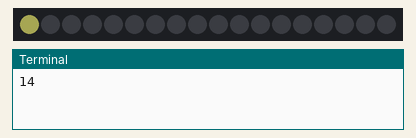
A program run on a simulated Raspberry Pi (BCM pin numbers). Parts: 18 RGB LEDs in strip order, left to right, the last lines printed to the terminal. Dim RGB values are drawn brighter than linear. At 3.4 s the program stops and its outputs stay as they are.

Above: at 0.01 s.
At 0.36 s:
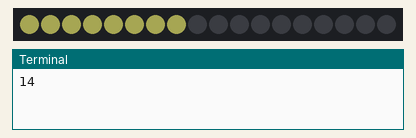
At 0.72 s:
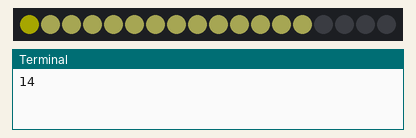
At 1.4 s:
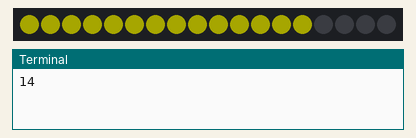
At 2.64 s:
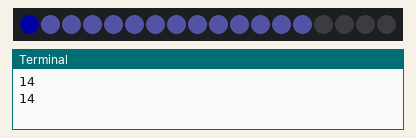
At 3.4 s:
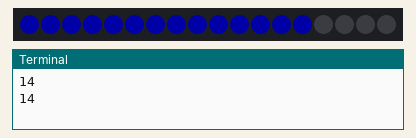

The program:

pixelmeup.py
```python
import board
import neopixel

#https://learn.adafruit.com/neopixels-on-raspberry-pi/python-usage
pixels = neopixel.NeoPixel(board.D18, 18)
from time import sleep


# thanks to Adam Luchjenbroers for this mapping https://stackoverflow.com/a/1969274
def translate(value, leftMin, leftMax, rightMin, rightMax):
    # Figure out how 'wide' each range is
    leftSpan = leftMax - leftMin
    rightSpan = rightMax - rightMin

    # Convert the left range into a 0-1 range (float)
    valueScaled = float(value - leftMin) / float(leftSpan)

    # Convert the 0-1 range into a value in the right range.
    return int(rightMin + (valueScaled * rightSpan))

humidityCurrent = 82
humidityMax = 100
humidityMin = 0


ledPosition = translate(humidityCurrent,humidityMin,humidityMax,1,18)
print(ledPosition)

for x in range(ledPosition):
    pixels[x] = (40, 40, 20)
    sleep(0.05)

for x in range(ledPosition):
    pixels[x] = (40, 40, 0)
    sleep(0.05)

sleep(0.5)

ledPosition = translate(humidityCurrent,humidityMin,humidityMax,1,18)
print(ledPosition)

for x in range(ledPosition):
    pixels[x] = (20, 20, 40)
    sleep(0.05)

for x in range(ledPosition):
    pixels[x] = (0, 0, 40)
    sleep(0.05)


"""
pixels[0] = (40, 0, 0)

sleep(2)
pixels.fill((0, 60, 0))
"""
```
